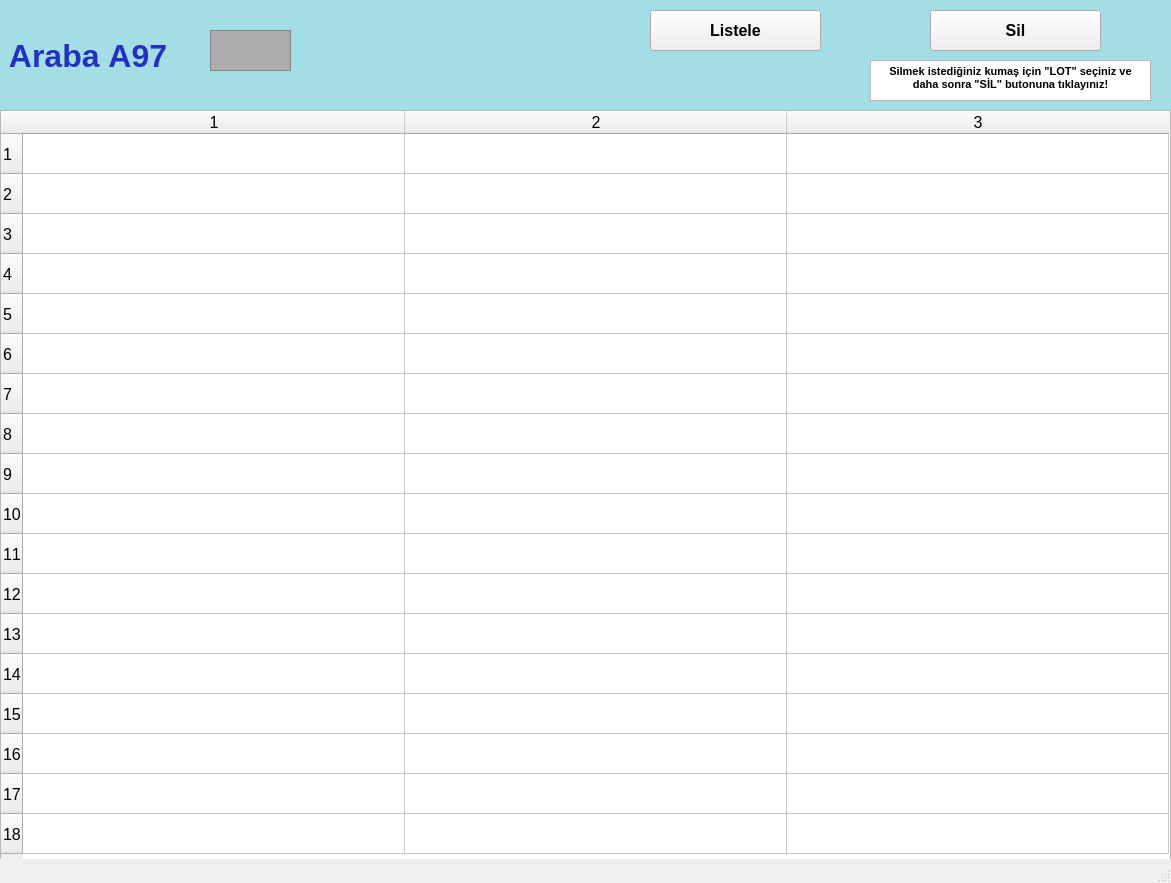
<?xml version="1.0" encoding="UTF-8"?>
<ui version="4.0">
 <class>arabalarA97_ekran</class>
 <widget class="QMainWindow" name="arabalarA97_ekran">
  <property name="geometry">
   <rect>
    <x>0</x>
    <y>0</y>
    <width>1171</width>
    <height>883</height>
   </rect>
  </property>
  <property name="font">
   <font>
    <pointsize>12</pointsize>
    <weight>50</weight>
    <bold>false</bold>
    <kerning>false</kerning>
   </font>
  </property>
  <property name="windowTitle">
   <string/>
  </property>
  <widget class="QWidget" name="centralwidget">
   <widget class="QLabel" name="arabaA1yazi_lbl">
    <property name="geometry">
     <rect>
      <x>0</x>
      <y>0</y>
      <width>1171</width>
      <height>111</height>
     </rect>
    </property>
    <property name="font">
     <font>
      <pointsize>24</pointsize>
      <weight>75</weight>
      <bold>true</bold>
     </font>
    </property>
    <property name="styleSheet">
     <string notr="true">background-color: rgb(163, 221, 229);
color: rgb(34, 50, 190);</string>
    </property>
    <property name="text">
     <string> Araba A97</string>
    </property>
   </widget>
   <widget class="QFrame" name="arabaA1_img">
    <property name="geometry">
     <rect>
      <x>210</x>
      <y>30</y>
      <width>81</width>
      <height>41</height>
     </rect>
    </property>
    <property name="styleSheet">
     <string notr="true">background-color: rgb(173, 173, 173);</string>
    </property>
    <property name="frameShape">
     <enum>QFrame::StyledPanel</enum>
    </property>
    <property name="frameShadow">
     <enum>QFrame::Raised</enum>
    </property>
   </widget>
   <widget class="QPushButton" name="listele97_btn">
    <property name="geometry">
     <rect>
      <x>650</x>
      <y>10</y>
      <width>171</width>
      <height>41</height>
     </rect>
    </property>
    <property name="font">
     <font>
      <pointsize>12</pointsize>
      <weight>75</weight>
      <bold>true</bold>
     </font>
    </property>
    <property name="text">
     <string>Listele</string>
    </property>
   </widget>
   <widget class="QTableWidget" name="A97_tw">
    <property name="geometry">
     <rect>
      <x>0</x>
      <y>110</y>
      <width>1171</width>
      <height>751</height>
     </rect>
    </property>
    <property name="baseSize">
     <size>
      <width>0</width>
      <height>0</height>
     </size>
    </property>
    <property name="rowCount">
     <number>18</number>
    </property>
    <property name="columnCount">
     <number>3</number>
    </property>
    <attribute name="horizontalHeaderVisible">
     <bool>true</bool>
    </attribute>
    <attribute name="horizontalHeaderCascadingSectionResizes">
     <bool>false</bool>
    </attribute>
    <attribute name="horizontalHeaderDefaultSectionSize">
     <number>382</number>
    </attribute>
    <attribute name="horizontalHeaderMinimumSectionSize">
     <number>38</number>
    </attribute>
    <attribute name="verticalHeaderDefaultSectionSize">
     <number>40</number>
    </attribute>
    <attribute name="verticalHeaderMinimumSectionSize">
     <number>23</number>
    </attribute>
    <row/>
    <row/>
    <row/>
    <row/>
    <row/>
    <row/>
    <row/>
    <row/>
    <row/>
    <row/>
    <row/>
    <row/>
    <row/>
    <row/>
    <row/>
    <row/>
    <row/>
    <row/>
    <column/>
    <column/>
    <column/>
   </widget>
   <widget class="QPushButton" name="sil97_btn">
    <property name="geometry">
     <rect>
      <x>930</x>
      <y>10</y>
      <width>171</width>
      <height>41</height>
     </rect>
    </property>
    <property name="font">
     <font>
      <pointsize>12</pointsize>
      <weight>75</weight>
      <bold>true</bold>
     </font>
    </property>
    <property name="text">
     <string>Sil</string>
    </property>
   </widget>
   <widget class="QTextBrowser" name="textBrowser">
    <property name="geometry">
     <rect>
      <x>870</x>
      <y>60</y>
      <width>281</width>
      <height>41</height>
     </rect>
    </property>
    <property name="html">
     <string>&lt;!DOCTYPE HTML PUBLIC &quot;-//W3C//DTD HTML 4.0//EN&quot; &quot;http://www.w3.org/TR/REC-html40/strict.dtd&quot;&gt;
&lt;html&gt;&lt;head&gt;&lt;meta name=&quot;qrichtext&quot; content=&quot;1&quot; /&gt;&lt;style type=&quot;text/css&quot;&gt;
p, li { white-space: pre-wrap; }
&lt;/style&gt;&lt;/head&gt;&lt;body style=&quot; font-family:'MS Shell Dlg 2'; font-size:12pt; font-weight:400; font-style:normal;&quot;&gt;
&lt;p align=&quot;center&quot; style=&quot; margin-top:0px; margin-bottom:0px; margin-left:0px; margin-right:0px; -qt-block-indent:0; text-indent:0px;&quot;&gt;&lt;span style=&quot; font-size:8pt; font-weight:600;&quot;&gt;Silmek istediğiniz kumaş için &amp;quot;LOT&amp;quot; seçiniz ve daha sonra &amp;quot;SİL&amp;quot; butonuna tıklayınız!&lt;/span&gt;&lt;/p&gt;&lt;/body&gt;&lt;/html&gt;</string>
    </property>
   </widget>
  </widget>
  <widget class="QStatusBar" name="statusbar"/>
 </widget>
 <resources/>
 <connections/>
</ui>
